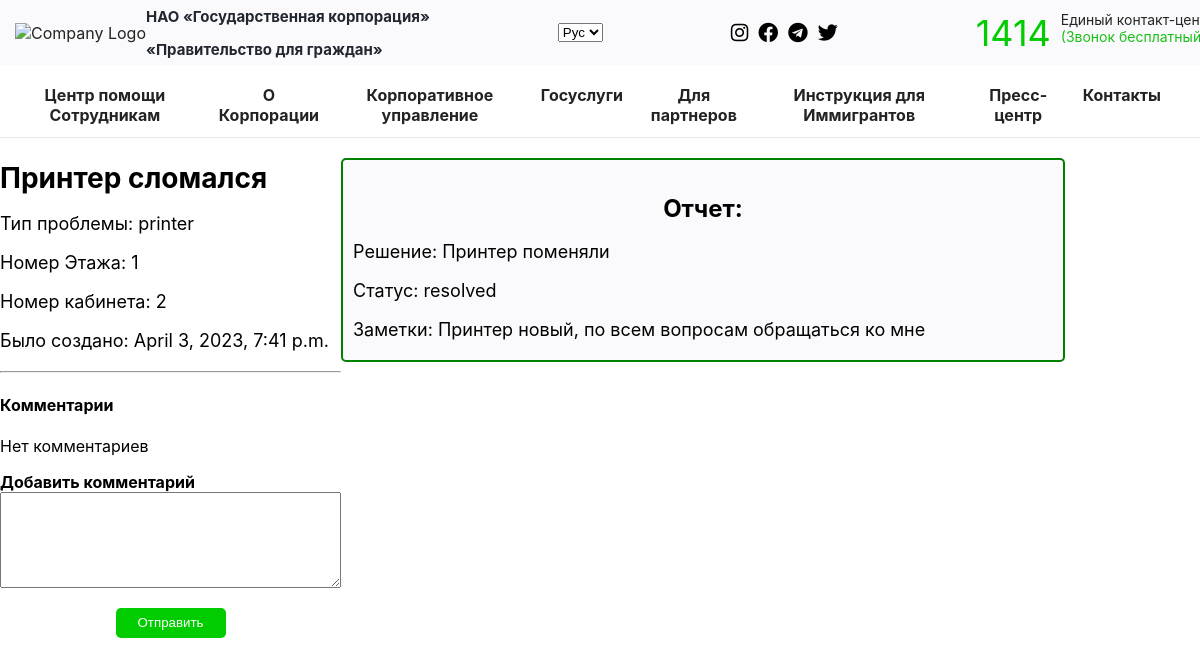
/problem/2/ (signed in), run on the app's committed database.
### users/models.py (models this page shows, shortened)
class Problem(models.Model):
    PROBLEM_TYPES = (
        ('printer', 'Printer'),
        ('internet', 'Internet'),
        ('pc', 'PC'),
        ('other', 'Other'),
    )
    problem_description = models.CharField(max_length=255)
    problem_type = models.CharField(max_length=20, choices=PROBLEM_TYPES)
    floor = models.PositiveSmallIntegerField(choices=((1, 'First floor'), (2, 'Second floor')))
    room_number = models.CharField(max_length=20)
    problem_solved=models.BooleanField(default=False)
    created_at = models.DateTimeField(default=timezone.now)

class Report(models.Model):
    STATUS_CHOICES = (
        ('resolved', 'Resolved'),
        ('in_progress', 'In Progress'),
        ('not_resolved', 'Not Resolved'),
    )
    problem = models.ForeignKey(Problem, on_delete=models.CASCADE, default=1)
    solution = models.TextField()
    status = models.CharField(max_length=20, choices=STATUS_CHOICES)
    solver = models.ForeignKey(CustomUser, on_delete=models.CASCADE,default=1)
    notes = models.TextField()

### users/views.py (the view)
# urls.py: path('problem/<int:problem_id>/', login_required(views.problem_detail), name='problem_detail'),
def problem_detail(request, problem_id):
    problem = get_object_or_404(Problem, id=problem_id)
    report = Report.objects.filter(problem=problem).first()
    return render(request, 'users/problem_detail.html', {'problem': problem, 'report': report})

### users/templates/users/problem_detail.html (shortened to what this page needs)
{% extends 'users/base.html' %}
{% load static %}
{% block css %}
<link rel="stylesheet" type="text/css" href="{% static 'users/problem_detail.css' %}">
{% endblock %}
{% block content %}
  <div class="container">
    <div class="row">
      <div class="col-md-8">
        <div class="problem">
        <h2>{{ problem.problem_description }}</h2>
        <p>Тип проблемы: {{ problem.problem_type }}</p>
        <p>Номер Этажа: {{ problem.floor }}</p>
        <p>Номер кабинета: {{ problem.room_number }}</p>
        <p>Было создано: {{ problem.created_at }}</p>
      </div>
        <hr>
        <h4>Комментарии</h4>
        {% for comment in problem.comments.all %}
          <div class="comment">
            <h6>{{ comment.author.username }} <small>{{ comment.created_date }}</small></h6>
            <p>{{ comment.text }}</p>
          </div>
        {% empty %}
          <p>Нет комментариев</p>
        {% endfor %}
        {% if user.is_authenticated %}
          <form method="POST" action="{% url 'add_comment' problem.id %}">
            <div class="form-group">
              <label for="text">Добавить комментарий</label>
              <textarea class="form-control" name="text" rows="6" cols="40" required ></textarea>
            </div>
            <button type="submit" class="btn btn-primary">Отправить</button>
          </form>
        {% else %}
          <p>Please <a href="{% url 'login' %}">log in</a> to add comments.</p>
        {% endif %}
      </div>
      <div class="col-md-8">
        {% if report %}
       <div class="report {% if report.status == 'resolved' %}report-status-resolved{% elif report.status == 'in_progress' %}report-status-in-progress{% elif report.status == 'not_resolved' %}report-status-not-resolved{% endif %}">
        <h3>Отчет:</h3>
        <p>Решение: {{ report.solution }}</p>
        <p>Статус: {{ report.status }}</p>
        <p>Заметки: {{ report.notes }}</p>
       </div>
        {% endif %}
      </div>
    </div>
  </div>
{% endblock %}

### users/static/users/main.css (style rules this page uses)
body { font-family: 'SF Pro Display', sans-serif; margin: 0; }
.container { width: 100%; max-width: 1200px; padding-right: 15px; padding-left: 15px; margin: 0 auto; }
.row { display: flex; flex-wrap: wrap; margin-right: -15px; margin-left: -15px; }

### users/static/users/problem_detail.css (style rules this page uses)
.form-group label { font-weight: bold; }
.form-control { margin-bottom: 20px; display: flex; }
.btn-primary { height: 30px; width: 110px; background-color: #00cc00; border: none; border-radius: 5px; color: #fff; }
.problem { margin-bottom: 20px; }
.problem h2 { font-size: 28px; margin-bottom: 10px; }
.problem p { font-size: 18px; margin-bottom: 10px; }
.report { margin-bottom: 20px; }
.report h3 { font-size: 24px; margin-bottom: 10px; }
.report p { font-size: 18px; margin-bottom: 10px; }
.report { border-style: solid; border-width: 2px; border-radius: 5px; padding: 10px; margin-top: 20px; min-width: 700px; }
.report-status-resolved { background-color: #fafafc; border-color: green; }
.report h3 { text-align: center; }
form { display: flex; flex-direction: column; align-items: center; }

### data on the page
Problem: problem_description "Принтер сломался", problem_type "printer", floor "1", room_number "2", created_at "April 3, 2023, 7:41 p.m."
Report: solution "Принтер поменяли", status "resolved", notes "Принтер новый, по всем вопросам обращаться ко мне"
